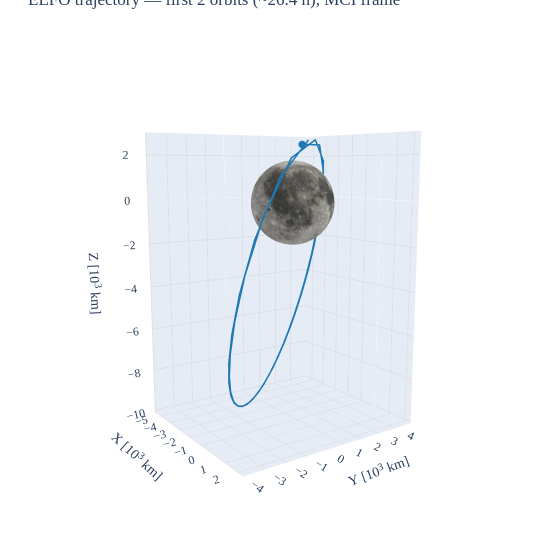

Source (notebook cell):
### Markdown cell above
## 3-D trajectory (first 2 orbital periods)

We plot only the first two revolutions (~26 h) to keep the figure readable.

### Code cell
n_plot = int(np.ceil(2 * period / dt_out)) + 1  # two orbital periods

fig = go.Figure()
pnt.plot.plot_body(fig, pnt.MOON)
pnt.plot.plot_orbits(fig, rv_mci[:n_plot], t=0)
pnt.plot.set_view(fig, azimuth=-35, elevation=10, zoom=3)
fig.update_layout(
    width=560, height=560,
    title=f"ELFO trajectory — first 2 orbits (~{2 * period / pnt.SECS_HOUR:.1f} h), MCI frame",
)
fig.show()

### Figure 1 — Plotly figure (JSON) as saved in the notebook; plotly's stock layout.template omitted (floating-point values rounded to 4 significant figures; data arrays with more than 128 entries replaced by an {"elided": "..."} marker saying what was removed)
{"data": [{"colorscale": [[0, "rgb(123, 120, 114)"], [0.03226, "rgb(168, 166, 159)"], [0.06452, "rgb(88, 86, 81)"], [0.09677, "rgb(140, 137, 131)"], [0.129, "rgb(198, 198, 193)"], [0.1613, "rgb(179, 177, 171)"], [0.1935, "rgb(153, 151, 146)"], [0.2258, "rgb(111, 108, 102)"], [0.2581, "rgb(74, 74, 70)"], [0.2903, "rgb(134, 132, 126)"], [0.3226, "rgb(160, 158, 152)"], [0.3548, "rgb(186, 186, 180)"], [0.3871, "rgb(173, 171, 164)"], [0.4194, "rgb(219, 220, 214)"], [0.4516, "rgb(144, 142, 136)"], [0.4839, "rgb(102, 100, 94)"], [0.5161, "rgb(191, 191, 186)"], [0.5484, "rgb(117, 115, 109)"], [0.5806, "rgb(65, 65, 62)"], [0.6129, "rgb(170, 168, 162)"], [0.6452, "rgb(150, 148, 143)"], [0.6774, "rgb(129, 126, 120)"], [0.7097, "rgb(163, 161, 155)"], [0.7419, "rgb(176, 174, 167)"], [0.7742, "rgb(156, 154, 149)"], [0.8065, "rgb(183, 181, 175)"], [0.8387, "rgb(244, 246, 242)"], [0.871, "rgb(81, 80, 75)"], [0.9032, "rgb(94, 92, 87)"], [0.9355, "rgb(148, 145, 140)"], [0.9677, "rgb(206, 207, 202)"], [1, "rgb(165, 164, 158)"]], "i": {"elided": "41616 int values"}, "intensity": {"elided": "41616 float values"}, "intensitymode": "cell", "j": {"elided": "41616 int values"}, "k": {"elided": "41616 int values"}, "showscale": false, "type": "mesh3d", "x": {"elided": "21115 float values"}, "y": {"elided": "21115 float values"}, "z": {"elided": "21115 float values"}}, {"line": {"color": "#1F77B4", "width": 3}, "mode": "lines", "name": "plot_orbits_0", "showlegend": false, "type": "scatter3d", "x": [1.077, -0.7171, -2.284, -3.417, -4.213, -4.76, -5.115, -5.316, -5.391, -5.358, -5.231, -5.022, -4.738, -4.389, -3.978, -3.513, -2.997, -2.435, -1.833, -1.197, -0.5343, 0.1417, 0.8113, 1.437, 1.941, 2.138, 1.583, -0.02898, -1.742, -3.023, -3.931, -4.562, -4.983, -5.24, -5.361, -5.368, -5.278, -5.101, -4.847, -4.525, -4.14, -3.697, -3.202, -2.66, -2.075, -1.454, -0.8024, -0.1316, 0.5422, 1.19, 1.754, 2.104, 1.91, 0.6552], "y": [-0.3343, 1.969, 3.453, 4.254, 4.629, 4.728, 4.635, 4.402, 4.063, 3.643, 3.158, 2.623, 2.049, 1.446, 0.8229, 0.1881, -0.4495, -1.08, -1.693, -2.273, -2.802, -3.254, -3.588, -3.739, -3.584, -2.882, -1.22, 1.194, 3.011, 4.031, 4.542, 4.73, 4.699, 4.512, 4.207, 3.812, 3.347, 2.827, 2.265, 1.669, 1.05, 0.4165, -0.2232, -0.8596, -1.482, -2.078, -2.63, -3.115, -3.5, -3.729, -3.706, -3.246, -1.985, 0.3018], "z": [2.361, 2.422, 1.267, -0.1896, -1.642, -3.002, -4.244, -5.359, -6.347, -7.207, -7.942, -8.552, -9.035, -9.391, -9.616, -9.707, -9.658, -9.46, -9.103, -8.574, -7.855, -6.921, -5.74, -4.271, -2.465, -0.3158, 1.825, 2.606, 1.749, 0.3435, -1.128, -2.527, -3.813, -4.974, -6.008, -6.914, -7.694, -8.348, -8.877, -9.278, -9.551, -9.691, -9.693, -9.55, -9.252, -8.788, -8.141, -7.289, -6.204, -4.848, -3.174, -1.146, 1.093, 2.555]}, {"marker": {"color": ["#1F77B4", "#FF7F0E", "#2CA02C", "#D62728", "#9467BD", "#8C564B", "#E377C2", "#7F7F7F", "#BCBD22", "#17BECF"], "line": {"color": ["#1F77B4", "#FF7F0E", "#2CA02C", "#D62728", "#9467BD", "#8C564B", "#E377C2", "#7F7F7F", "#BCBD22", "#17BECF"], "width": 0.5}, "size": 4}, "mode": "markers", "name": "plot_orbits_markers", "showlegend": false, "type": "scatter3d", "x": [1.077], "y": [-0.3343], "z": [2.361]}], "layout": {"font": {"family": "serif", "size": 12}, "height": 560, "legend": {"bgcolor": "rgba(255, 255, 255, 0.5)", "x": 0.9, "xanchor": "right", "y": 0.85, "yanchor": "top"}, "margin": {"b": 10, "l": 10, "r": 10, "t": 10}, "scene": {"aspectmode": "data", "camera": {"center": {"x": 0, "y": 0, "z": 0}, "eye": {"x": 2.42, "y": -1.695, "z": 0.5209}, "up": {"x": 0, "y": 0, "z": 1}}, "xaxis": {"gridcolor": "rgb(220,220,220)", "gridwidth": 1.5, "linecolor": "rgb(220,220,220)", "linewidth": 1.5, "mirror": true, "showline": false, "title": {"text": "X [10<sup>3</sup> km]"}}, "yaxis": {"gridcolor": "rgb(220,220,220)", "gridwidth": 1.5, "linecolor": "rgb(220,220,220)", "linewidth": 1.5, "mirror": true, "showline": false, "title": {"text": "Y [10<sup>3</sup> km]"}}, "zaxis": {"gridcolor": "rgb(220,220,220)", "gridwidth": 1.5, "linecolor": "rgb(220,220,220)", "linewidth": 1.5, "mirror": true, "showline": false, "title": {"text": "Z [10<sup>3</sup> km]"}}}, "title": {"text": "ELFO trajectory — first 2 orbits (~26.4 h), MCI frame"}, "width": 560}}
